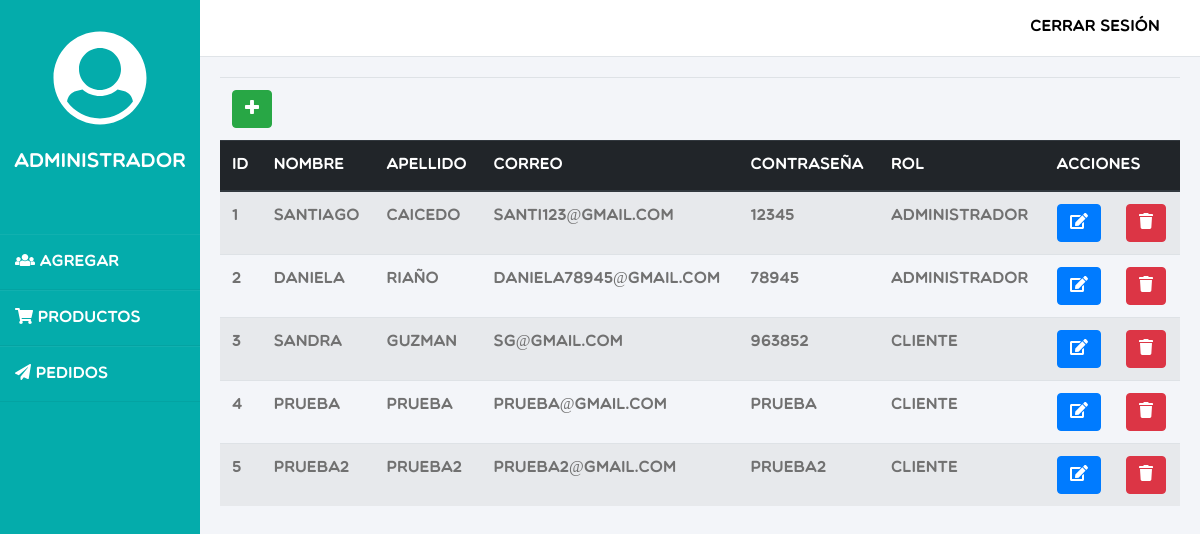
/admin/admin.php, run on the app's committed database.
### tables this page shows
CREATE TABLE `usuario` (
  `id_usuario` int(11) NOT NULL,
  `nombre` varchar(45) DEFAULT NULL,
  `apellido` varchar(45) DEFAULT NULL,
  `correo` varchar(45) DEFAULT NULL,
  `password` varchar(45) DEFAULT NULL,
  `rol_id_rol` int(11) NOT NULL
);

CREATE TABLE `rol` (
  `id_rol` int(11) NOT NULL,
  `nombre_rol` varchar(45) DEFAULT NULL
);

### admin/admin.php (the view, shortened to what this page needs)
<?php
    include_once("../conexion.php");
    $sentencia = $pdo->prepare("SELECT * FROM usuario u inner join rol r on u.rol_id_rol=r.id_rol");
    $sentencia->execute();
    $personas = $sentencia->fetchAll(PDO::FETCH_OBJ);
?>
<!DOCTYPE html>
<html lang="en">
<head>
    <link rel="stylesheet" href="../css/bootstrap.css">
    <link rel="stylesheet" href="../css/user.css">
</head>
<body>
    <div class="wrapper">
        <div class="sidebar">
            <section><i class="fas fa-user-circle fa-6x"></i>
                <br></br>
                <h5>Administrador</h5>
            </section>
            <ul>
                <li><a href="admin.php"><i class="fas fa-users"></i> Agregar</a></li>
                <li><a href="productos/producto.php"><i class="fas fa-shopping-cart"></i> Productos</a></li>
                <li><a href="pedidos/pedido.php"><i class="fas fa-paper-plane"></i> Pedidos</a></li>
            </ul>
        </div>
        <div class="main_content">
            <div class="header">
                <ul>
                    <li class="nav">
                        <a class="exit" href="../logout.php">
                            Cerrar Sesión
                        </a>
                    </li>
                </ul>
            </div>
            <div class="info">
                <table class="table table-striped">
                    <thead class="thead-dark">
                        <tr>
                            <td colspan="9"><button type="button" class="btn btn-success" data-toggle="modal"
                                    data-target="#exampleModal"><i class="fas fa-plus"></i></button></td>
                        </tr>
                        <tr>
                            <th>ID</th>
                            <th>Nombre</th>
                            <th>Apellido</th>
                            <th>Correo</th>
                            <th>Contraseña</th>
                            <th>Rol</th>
                            <th colspan="2">Acciones</th>
                        </tr>
                    </thead>
                    <tbody>
                        <?php foreach($personas as $persona){ ?>
                        <tr>
                            <td><?php echo $persona->id_usuario ?></td>
                            <td><?php echo $persona->nombre ?></td>
                            <td><?php echo $persona->apellido ?></td>
                            <td><?php echo $persona->correo ?></td>
                            <td><?php echo $persona->password ?></td>
                            <td><?php echo $persona->nombre_rol ?></td>
                            <td><a href="<?php echo "usuarios/editar.php?id_usuario=" . $persona->id_usuario?>"><button
                                        class="btn btn-primary"><i class="fas fa-edit"></i></button></a></td>
                            <td><a href="<?php echo "usuarios/eliminar.php?id_usuario=" . $persona->id_usuario?>"><button class="btn btn-danger"><i class="fas fa-trash"></i></button></a>
                            </td>
                        </tr>
                        <?php } ?>
                    </tbody>
                </table>
            </div>
        </div>
</body>
</html>

### css/user.css (style rules this page uses)
* { margin: 0; padding: 0; box-sizing: border-box; list-style: none; text-decoration: none; font-family: Multicolore; }
body { background-color: #f3f5f9; }
.wrapper { display: flex; position: relative; }
.wrapper .sidebar { width: 200px; height: 100%; background: #04acab; padding: 30px 0px; position: fixed; }
.wrapper .sidebar section { text-align: center; color: white; margin-bottom: 60px; }
.wrapper .sidebar ul li { padding: 15px; padding-left: 15px; border-bottom: 1px solid #bdb8d7; border-bottom: 1px solid rgba(0,0,0,0.05); border-top: 1px solid rgba(255,255,255,0.05); }
.wrapper .sidebar ul li a { color: white; display: block; }
.wrapper .main_content { width: 100%; margin-left: 200px; }
.wrapper .main_content .header { padding: 20px; background: #fff; color: #717171; border-bottom: 1px solid #e0e4e8; }
.main_content .header .nav .exit { cursor: pointer; width: 180PX; position: absolute; right: 15px; top: 15px; text-align: center; color: black; }
.wrapper .main_content .info { margin: 20px; color: #717171; line-height: 25px; }

### data on the page
usuario: id_usuario "1", nombre "santiago", apellido "caicedo", correo "santi123@gmail.com", password "12345", rol.nombre_rol "Administrador"
usuario: id_usuario "2", nombre "daniela", apellido "riaño", correo "daniela78945@gmail.com", password "78945", rol.nombre_rol "Administrador"
usuario: id_usuario "3", nombre "sandra", apellido "guzman", correo "sg@gmail.com", password "963852", rol.nombre_rol "Cliente"
usuario: id_usuario "4", nombre "prueba", apellido "prueba", correo "prueba@gmail.com", password "prueba", rol.nombre_rol "Cliente"
usuario: id_usuario "5", nombre "prueba2", apellido "prueba2", correo "prueba2@gmail.com", password "prueba2", rol.nombre_rol "Cliente"
